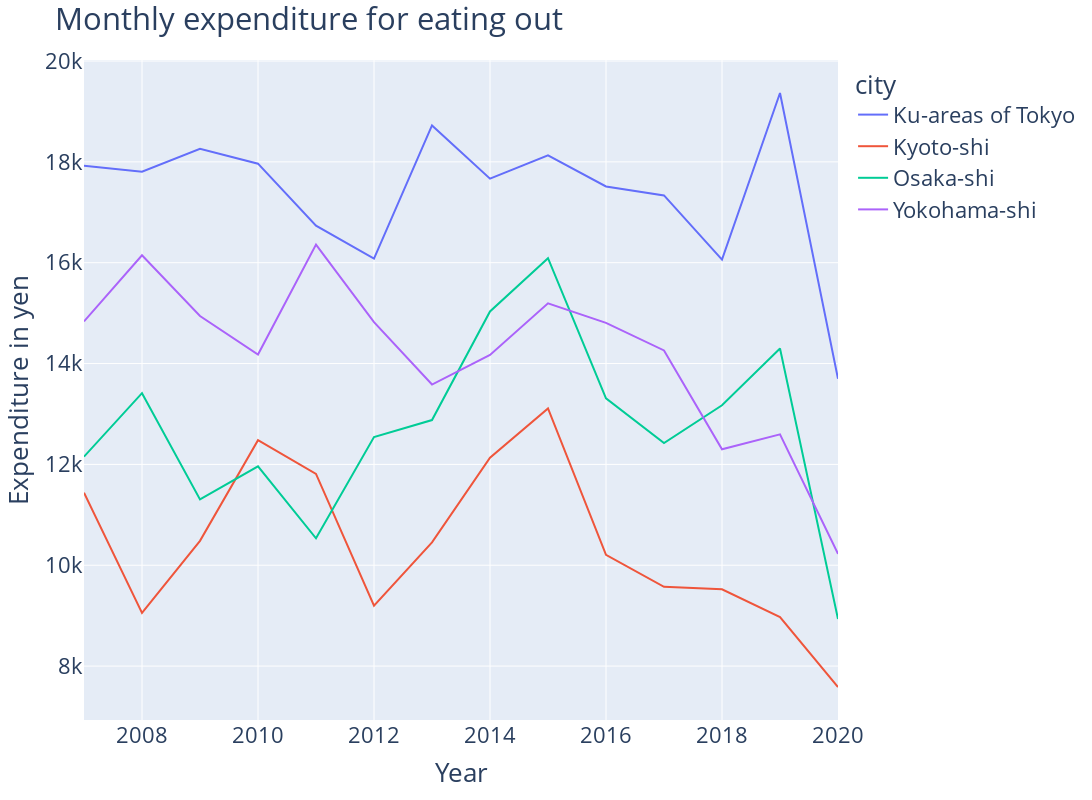

Notebook cell for this chart:
### Code cell
temp_df = df[(df["city"].isin(["Osaka-shi", "Ku-areas of Tokyo", "Yokohama-shi", "Kyoto-shi"])) & (df["variable"] == "Eating out")].sort_values(["year", "city"])

fig = px.line(temp_df, x="year", y="value", color='city')
fig.update_layout(height=800, width=1600, title_text="Monthly expenditure for eating out",  xaxis_title="Year", yaxis_title="Expenditure in yen", font=dict(size=22))

fig.show()

### Figure 1 — Plotly figure (JSON) as saved in the notebook; plotly's stock layout.template omitted (floating-point values rounded to 4 significant figures)
{"data": [{"hovertemplate": "city=Ku-areas of Tokyo<br>year=%{x}<br>value=%{y}<extra></extra>", "legendgroup": "Ku-areas of Tokyo", "line": {"color": "#636efa", "dash": "solid"}, "mode": "lines", "name": "Ku-areas of Tokyo", "orientation": "h", "showlegend": true, "type": "scatter", "x": [2007, 2008, 2009, 2010, 2011, 2012, 2013, 2014, 2015, 2016, 2017, 2018, 2019, 2020], "xaxis": "x", "y": [17922, 17806, 18259, 17964, 16735, 16082, 18722, 17666, 18130, 17513, 17334, 16062, 19366, 13700], "yaxis": "y"}, {"hovertemplate": "city=Kyoto-shi<br>year=%{x}<br>value=%{y}<extra></extra>", "legendgroup": "Kyoto-shi", "line": {"color": "#EF553B", "dash": "solid"}, "mode": "lines", "name": "Kyoto-shi", "orientation": "h", "showlegend": true, "type": "scatter", "x": [2007, 2008, 2009, 2010, 2011, 2012, 2013, 2014, 2015, 2016, 2017, 2018, 2019, 2020], "xaxis": "x", "y": [11438, 9054, 10484, 12481, 11811, 9196, 10454, 12133, 13110, 10207, 9572, 9523, 8971, 7585], "yaxis": "y"}, {"hovertemplate": "city=Osaka-shi<br>year=%{x}<br>value=%{y}<extra></extra>", "legendgroup": "Osaka-shi", "line": {"color": "#00cc96", "dash": "solid"}, "mode": "lines", "name": "Osaka-shi", "orientation": "h", "showlegend": true, "type": "scatter", "x": [2007, 2008, 2009, 2010, 2011, 2012, 2013, 2014, 2015, 2016, 2017, 2018, 2019, 2020], "xaxis": "x", "y": [12154, 13413, 11306, 11963, 10534, 12542, 12879, 15034, 16089, 13309, 12424, 13172, 14297, 8932], "yaxis": "y"}, {"hovertemplate": "city=Yokohama-shi<br>year=%{x}<br>value=%{y}<extra></extra>", "legendgroup": "Yokohama-shi", "line": {"color": "#ab63fa", "dash": "solid"}, "mode": "lines", "name": "Yokohama-shi", "orientation": "h", "showlegend": true, "type": "scatter", "x": [2007, 2008, 2009, 2010, 2011, 2012, 2013, 2014, 2015, 2016, 2017, 2018, 2019, 2020], "xaxis": "x", "y": [14835, 16146, 14943, 14178, 16359, 14821, 13584, 14170, 15194, 14808, 14260, 12301, 12595, 10225], "yaxis": "y"}], "layout": {"font": {"size": 22}, "height": 800, "legend": {"title": {"text": "city"}, "tracegroupgap": 0}, "margin": {"t": 60}, "title": {"text": "Monthly expenditure for eating out"}, "width": 1600, "xaxis": {"anchor": "y", "domain": [0, 1], "title": {"text": "Year"}}, "yaxis": {"anchor": "x", "domain": [0, 1], "title": {"text": "Expenditure in yen"}}}}
